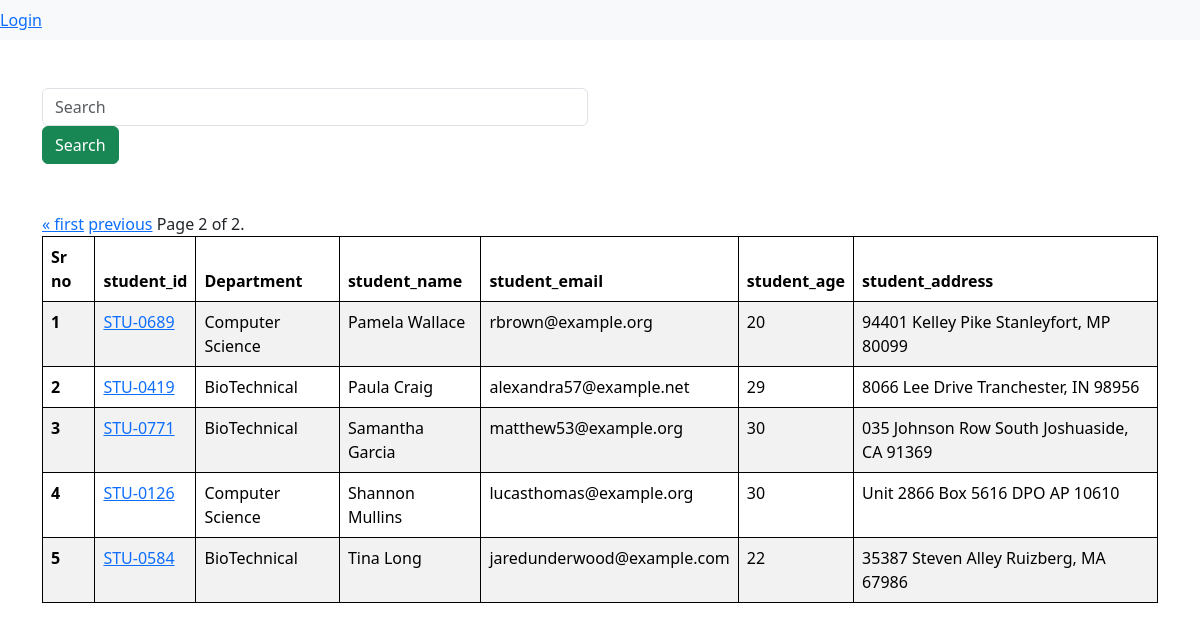
The app's page /student/?page=6, older data.
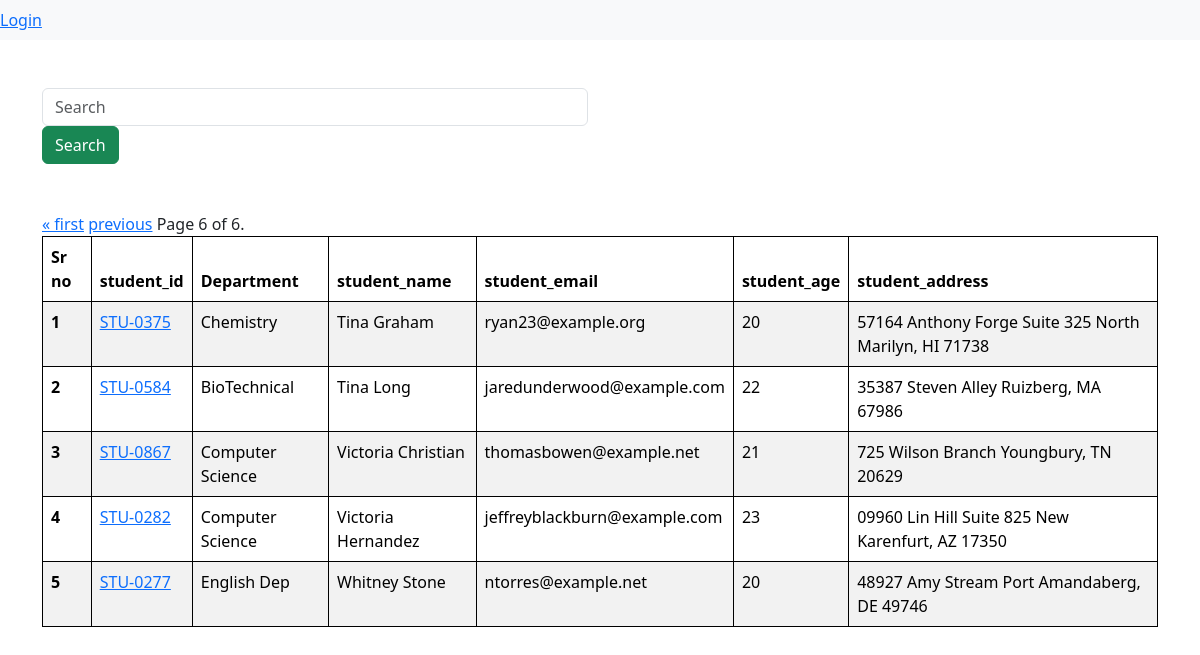
The same page, newer data.
### vege/models.py (models this page shows, shortened)
class Student(models.Model):
    department =models.ForeignKey(Department,related_name="depart",on_delete=models.CASCADE)
    student_id=models.OneToOneField(StudentID,related_name="studentid",on_delete=models.CASCADE)
    student_name=models.CharField(max_length=100)
    student_email=models.EmailField(unique=True)
    student_age=models.IntegerField(default=18)
    student_address=models.TextField()
    class Meta:
        ordering=['student_name']
        verbose_name="student"

class StudentID(models.Model):
    student_id=models.CharField(max_length=100)
    def __str__(self) -> str:
        return self.student_id

class Department(models.Model):
    department = models.CharField(max_length=100)
    class Meta:
        ordering=['department']

### vege/views.py (the view, shortened to what this page needs)
# urls.py: path('student/',getstudent,name="get_student"),
def getstudent(request):
    queryset=Student.objects.all()
    paginator = Paginator(queryset, 25)
    page_number = request.GET.get("page",1)
    page_obj = paginator.get_page(page_number)
    return render(request,'students.html',{'queryset':page_obj})

### vege/templates/students.html (shortened to what this page needs)
{% extends "base.html" %}
{% block start %}
<form >
<div class="container mt-5">
    <div class="row">
        <divc class="col-md-6">
            <input class="form-control" name ="search" placeholder="Search">
        </div>
<div class="col-md-6">
    <button class="btn btn-success">Search</button>
</div>
    </div>
</form>
<div class="container mt-5 ">
    <table class="table table-striped">
        <thead>
          <tr>
            <th scope="col">Sr no</th>
            <th scope="col">student_id</th>
            <th scope="col">Department</th>
            <th scope="col">student_name</th>
            <th scope="col">student_email</th>
            <th scope="col">student_age</th>
            <th scope="col">student_address</th>
          </tr>
        </thead>
        <tbody>
            {% for student in queryset %}
          <tr>
            <th scope="row">{{forloop.counter}}</th>
            <td>
                <a href="{% url 'see_marks'  student.student_id %}">{{student.student_id}}</a>
              </td>
            <td>{{student.department.department}}</td>
            <td>{{student.student_name}}</td>
            <td>{{student.student_email}}</td>
            <td>{{student.student_age}}</td>
            <td>{{student.student_address}}</td>
          </tr>
          {% endfor %}
          <div class="pagination">
            <span class="step-links">
                {% if queryset.has_previous %}
                    <a href="?page=1">&laquo; first</a>
                    <a href="?page={{ queryset.previous_page_number }}">previous</a>
                {% endif %}
                <span class="current">
                    Page {{ queryset.number }} of {{ queryset.paginator.num_pages }}.
                </span>
            </span>
</div>
{% endblock %}

### home/templates/base.html (shortened to what this page needs)
<!DOCTYPE html>
<html lang="en">
<head>
    <link href="https://cdn.jsdelivr.net/npm/bootstrap@5.3.3/dist/css/bootstrap.min.css" rel="stylesheet"
>
</head>
</head>
<body>
    <nav class="navbar navbar-light bg-light">
        <form class="form-inline">
          {% if request.user.is_authenticated %}
          <a href="/logout/">Logout</a>
          {% else %}
          <a href="/login/">Login</a>
          {% endif %}
        </form>
      </nav>
    {% block start %}
    {% endblock %}
</body>
</html>

### home/templates/base.html (style rules this page uses)
table, th, td { border: 1px solid black; }

Row changes from the older to the newer data that the page shows:
no longer on this page (row unchanged): Student: student_id "STU-0689", department.department "Computer Science", student_name "Pamela Wallace", student_email "rbrown@example.org", student_age "20", student_address "94401 Kelley Pike Stanleyfort, MP 80099"
no longer on this page (row unchanged): Student: student_id "STU-0419", department.department "BioTechnical", student_name "Paula Craig", student_email "alexandra57@example.net", student_age "29", student_address "8066 Lee Drive Tranchester, IN 98956"
no longer on this page (row unchanged): Student: student_id "STU-0771", department.department "BioTechnical", student_name "Samantha Garcia", student_email "matthew53@example.org", student_age "30", student_address "035 Johnson Row South Joshuaside, CA 91369"
no longer on this page (row unchanged): Student: student_id "STU-0126", department.department "Computer Science", student_name "Shannon Mullins", student_email "lucasthomas@example.org", student_age "30", student_address "Unit 2866 Box 5616 DPO AP 10610"
added Student: student_id "STU-0375", department.department "Chemistry", student_name "Tina Graham", student_email "ryan23@example.org", student_age "20", student_address "57164 Anthony Forge Suite 325 North Marilyn, HI 71738"
added Student: student_id "STU-0867", department.department "Computer Science", student_name "Victoria Christian", student_email "thomasbowen@example.net", student_age "21", student_address "725 Wilson Branch Youngbury, TN 20629"
added Student: student_id "STU-0282", department.department "Computer Science", student_name "Victoria Hernandez", student_email "jeffreyblackburn@example.com", student_age "23", student_address "09960 Lin Hill Suite 825 New Karenfurt, AZ 17350"
added Student: student_id "STU-0277", department.department "English Dep", student_name "Whitney Stone", student_email "ntorres@example.net", student_age "20", student_address "48927 Amy Stream Port Amandaberg, DE 49746"
Text that changed along with them:
{{ queryset.number }}: "2" → "6"
{{ queryset.paginator.num_pages }}: "2" → "6"
